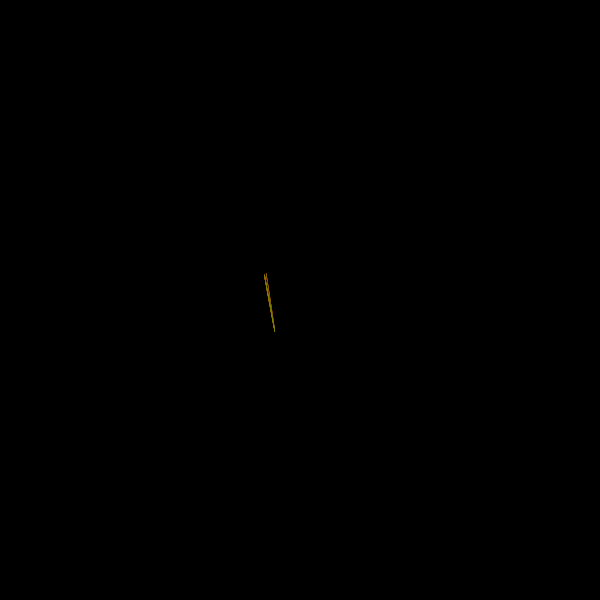
Frame 1 (no input)
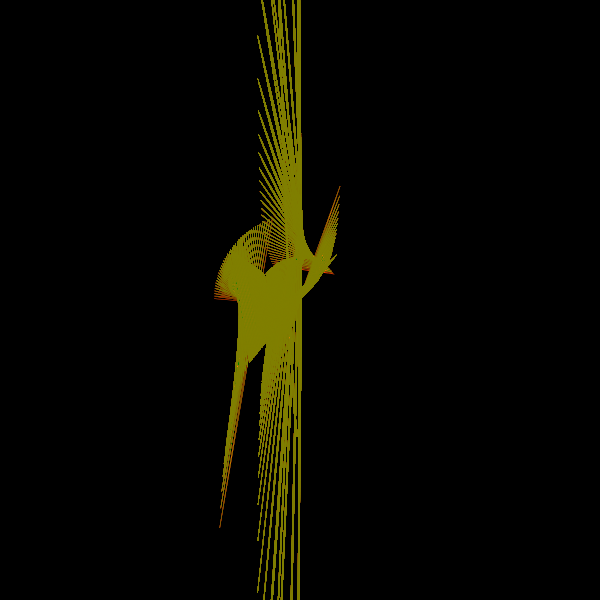
Frame 60 (no input)
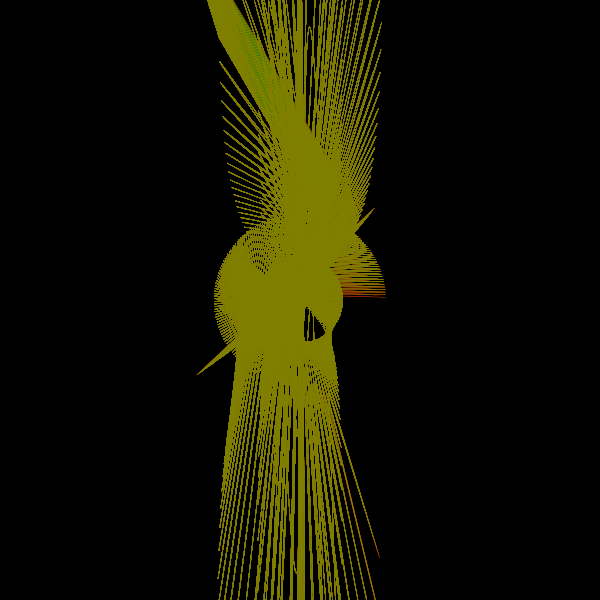
Frame 120 (the mouse pressed at the canvas centre since frame 60)

The p5.js sketch that drew these frames (run headless with seeded random() and noise() and a simulated clock; from frame 60 on, the mouse is pressed at the canvas centre):

// p5.js sketch
// ── sketch.js
//forked from: https://tylerxhobbs.com/essays/2017/aesthetically-pleasing-triangle-subdivision


let _aryObject = [];
let _tileNumT;
let _tileNumR;
let _ellipseRatio;
let _count;
let _stepR;
let _stepT;
function setup() {
  w = 600;
  var canvas;
    if(windowWidth>=600 && windowHeight >=600){
      canvas = createCanvas(600, 600);
    }
    else{
      canvas = createCanvas(windowWidth, windowHeight - 100);
    }

  var x = (windowWidth - width) / 2;
  var y = (windowHeight - height) / 2;

  canvas.position(x, y);
  background(0);
  noStroke();


// strokeJoin(MITER);
  
  _freqCount = 40;

  _count = 0;
  _ellipseRatio = 2;
  _tileNumT = 5;
  _tileNumR = 7;
  
  let shapeMode = 1;
  let layerNum = 20;
  let initT = int(random(_tileNumT));
  for (k = 1; k <= layerNum; k++) {
    let baseColor = 360 + random(720);
    _aryObject.push(new f(
      1, initT,
      color((baseColor + 180) % 360, 200, 50, 100),
      shapeMode,
      width/2/_tileNumR/layerNum*k
    ));
  }

    background(0);


}




function draw() {
  // clear();
  blendMode(EXCLUSION);
  background(0, 50);
  
  for (let i = 0; i < _aryObject.length; i++) {
    _aryObject[i].update();
    _aryObject[i].drawMe();
  }

  _count ++;
  noStroke()
  fill(255,69,0);
}

class f {
  constructor(iR, iT, myColor, shapeMode, sw) {
    this.target_iR = iR;
    this.target_iT = iT;
    this.myColor = myColor;
    this.shapeMode = shapeMode; //0 rect, 1 ellipse
    this.sw = sw *_ellipseRatio; 
    this.aryPoint = [];
  }

  setTarget() {
    _stepR = 1;
    _stepT = 1;
    this.iR = this.target_iR;
    this.iT = this.target_iT % _tileNumT;
    
    this.aryPoint.unshift([this.iR, this.iT]);

    let dir;
    if (this.iR <= _stepR) {
      dir = random(["down", "left", "right"]);
    } else if (this.iR >= _tileNumR-_stepR) {
      dir = random(["up", "left", "right"]);
    } else {
      dir = random(["up", "down", "left", "right"]);
    }

    if (dir == "up") { this.target_iR = this.iR - _stepR; }
    else if (dir == "down") { this.target_iR = this.iR + _stepR; }
    else if (dir == "left") { this.target_iT = this.iT - _stepT; }
    else if (dir == "right") { this.target_iT = this.iT + _stepT; }

    this.dR = (this.target_iR - this.iR) / (_freqCount+1);
    this.dT = (this.target_iT - this.iT) / (_freqCount+1);
  }
  
  update() {
    if (_count % _freqCount == 0) {
      this.setTarget();
    }

    if (this.target_iR == this.iR) { //dir = right or left
      this.aryPoint.unshift([this.iR, this.aryPoint[0][1] + this.dT]);
    } else if (this.target_iT == this.iT) {
      this.aryPoint.unshift([this.aryPoint[0][0] + this.dR, this.iT]);
    }

    while (this.aryPoint.length >= 40) {
      this.aryPoint.pop();
    }
  }

  drawMe() {
    stroke(255,69,0);
    strokeWeight(0.5)
    fill(0, 10)    
    push();
    translate(width/2, height/2);
    beginShape();
    for (let i = 0; i < this.aryPoint.length; i++) {
      curveVertex(
        width / 2 / _tileNumR * this.aryPoint[i][0] * sin(2*PI / _tileNumT * this.aryPoint[i][1]),
        width / 2 / _tileNumR * this.aryPoint[i][0] * tan(2*PI / _tileNumT * this.aryPoint[i][1]));

        curveVertex(
        width / 2 / _tileNumR * this.aryPoint[i][0] * cos(2*PI / _tileNumT * this.aryPoint[i][1]),
        width / 2 / _tileNumR * this.aryPoint[i][0] * sin(2*PI / _tileNumT * this.aryPoint[i][1]));
    }
    endShape();
    pop();
  }
}
